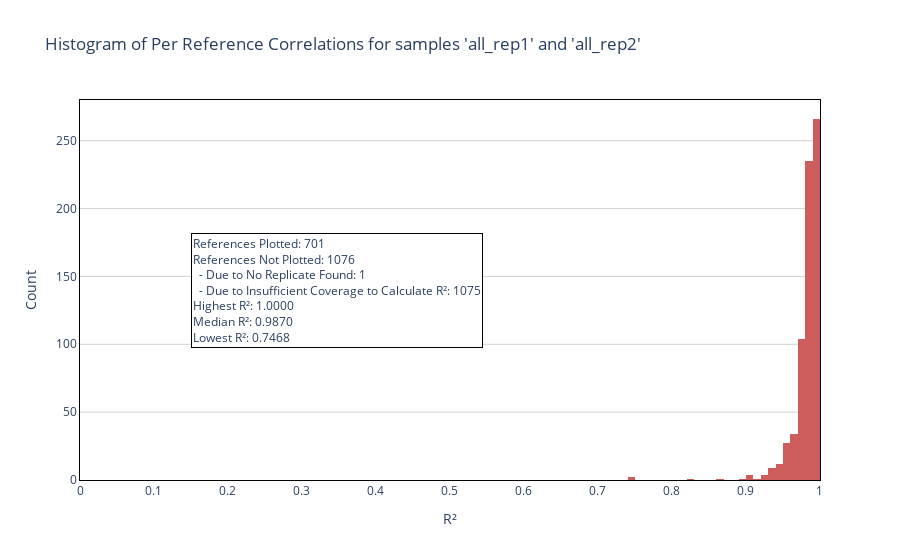

Source (notebook cell):
### Code cell
output = study.pearson_correlation_histogram()
fig = output['fig']
fig.show()

### Figure 1 — Plotly figure (JSON) as saved in the notebook; plotly's stock layout.template omitted (floating-point values rounded to 4 significant figures; data arrays with more than 128 entries replaced by an {"elided": "..."} marker saying what was removed)
{"data": [{"hovertemplate": "R²: %{x:.2f}<br>Count: %{y}<extra></extra>", "marker": {"color": "indianred"}, "type": "histogram", "x": {"elided": "701 float values"}, "xbins": {"end": 1.0, "size": 0.01, "start": 0}}], "layout": {"annotations": [{"align": "left", "bgcolor": "white", "bordercolor": "black", "borderwidth": 1, "font": {"size": 12}, "showarrow": false, "text": "References Plotted: 701<br>References Not Plotted: 1076<br>&nbsp;&nbsp;- Due to No Replicate Found: 1<br>&nbsp;&nbsp;- Due to Insufficient Coverage to Calculate R²: 1075<br>Highest R²: 1.0000<br>Median R²: 0.9870<br>Lowest R²: 0.7468", "x": 0.15, "xref": "paper", "y": 0.5, "yref": "paper"}], "paper_bgcolor": "white", "plot_bgcolor": "white", "title": {"text": "Histogram of Per Reference Correlations for samples 'all_rep1' and 'all_rep2'"}, "xaxis": {"autorange": false, "dtick": 0.1, "linecolor": "black", "linewidth": 1, "mirror": true, "range": [0, 1.0], "title": {"text": "R²"}}, "yaxis": {"gridcolor": "lightgray", "linecolor": "black", "linewidth": 1, "mirror": true, "title": {"text": "Count"}}}}
